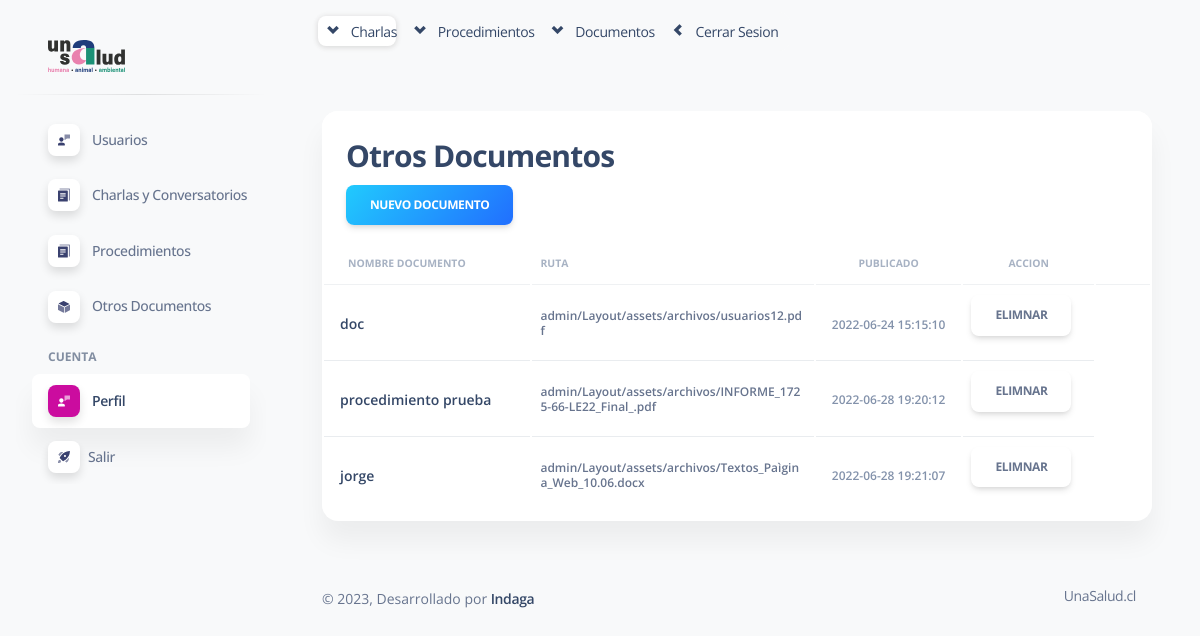
Before: /admin/Layout/index.php?page=5 (signed in) with the older database file.
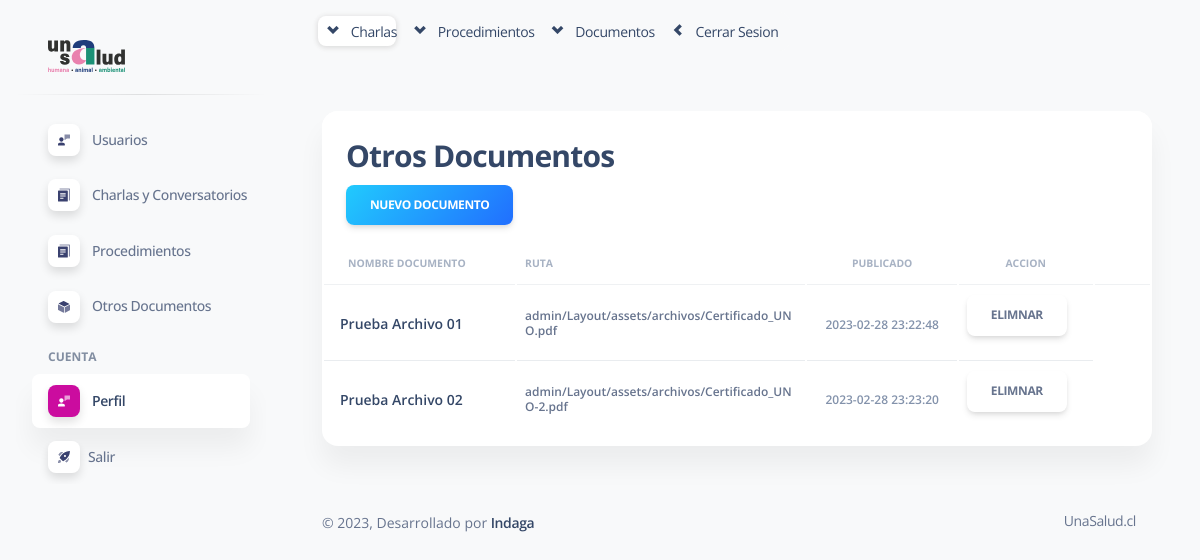
After: the same page with the newer database file.
### tables this page shows
CREATE TABLE `documentos` (
  `id_doc` int(11) NOT NULL,
  `nombre_doc` varchar(255) NOT NULL,
  `ruta_doc` varchar(255) NOT NULL,
  `id_charla_doc` int(11) DEFAULT NULL,
  `id_procedimiento_doc` int(11) DEFAULT NULL,
  `create_at` datetime NOT NULL DEFAULT CURRENT_TIMESTAMP ON UPDATE CURRENT_TIMESTAMP,
  `autor` varchar(100) NOT NULL
);

### admin/Layout/Documentos/index.php (the view, shortened to what this page needs)
<?php
include('../Config/Database.php');
?>
<div class="container-fluid py-4">
    <div class="row">
        <div class="col-12">
            <div class="card mb-4">
                <div class="card-header pb-0">
                    <h3>Otros Documentos</h3>
                    <a class="btn bg-gradient-info" href="?page=14">Nuevo Documento</a>
                </div>
                <div class="card-body px-0 pt-0 pb-2">
                    <div class="table-responsive p-0">
                        <table class="table align-items-center mb-0">
                            <thead>
                                <tr>
                                    <th class="text-uppercase text-secondary text-xxs font-weight-bolder opacity-7">Nombre documento</th>
                                    <th class="text-uppercase text-secondary text-xxs font-weight-bolder opacity-7 ps-2">Ruta</th>
                                    <th class="text-center text-uppercase text-secondary text-xxs font-weight-bolder opacity-7">Publicado</th>
                                    <th class="text-center text-uppercase text-secondary text-xxs font-weight-bolder opacity-7">Accion</th>
                                    <th class="text-secondary opacity-7"></th>
                                </tr>
                            </thead>
                            <tbody>
                                <?php
                                $query = "SELECT *
                                        FROM documentos
                                        WHERE id_charla_doc IS NULL
                                        AND id_procedimiento_doc IS NULL";
                                $result_task = mysqli_query($conn, $query);
                                while ($row = mysqli_fetch_Array($result_task)) {
                                ?>
                                    <tr>
                                        <td>
                                            <div class="d-flex px-2 py-1">
                                                <div class="d-flex flex-column justify-content-center">
                                                    <h6 class="mb-0 text-sm"><?php echo $row['nombre_doc'] ?></h6>
                                                </div>
                                            </div>
                                        </td>
                                        <td>
                                            <p class="text-xs font-weight-bold mb-0"><?php echo $row['ruta_doc'] ?></p>
                                        </td>
                                        <td class="align-middle text-center">
                                            <span class="text-secondary text-xs font-weight-bold"><?php echo $row['create_at'] ?></span>
                                        </td>
                                        <td>
                                            <a href="../Controller/Documentos.php?id_doc=<?php echo $row['id_doc'] ?>" class="btn btn-default" data-toggle="tooltip" data-original-title="Edit user">
                                                Elimnar
                                            </a>
                                        </td>
                                    </tr>
                                <?php
                                }
                                ?>
                            </tbody>
                        </table>
                    </div>
                </div>
            </div>
        </div>
    </div>
</div>

Changed rows visible on the page:
removed documentos: nombre_doc "doc", ruta_doc "admin/Layout/assets/archivos/usuarios12.pdf", create_at "2022-06-24 15:15:10"
removed documentos: nombre_doc "procedimiento prueba", ruta_doc "admin/Layout/assets/archivos/INFORME_1725-66-LE22_Final_.pdf", create_at "2022-06-28 19:20:12"
removed documentos: nombre_doc "jorge", ruta_doc "admin/Layout/assets/archivos/Textos_Paìgina_Web_10.06.docx", create_at "2022-06-28 19:21:07"
added documentos: nombre_doc "Prueba Archivo 01", ruta_doc "admin/Layout/assets/archivos/Certificado_UNO.pdf", create_at "2023-02-28 23:22:48"
added documentos: nombre_doc "Prueba Archivo 02", ruta_doc "admin/Layout/assets/archivos/Certificado_UNO-2.pdf", create_at "2023-02-28 23:23:20"
